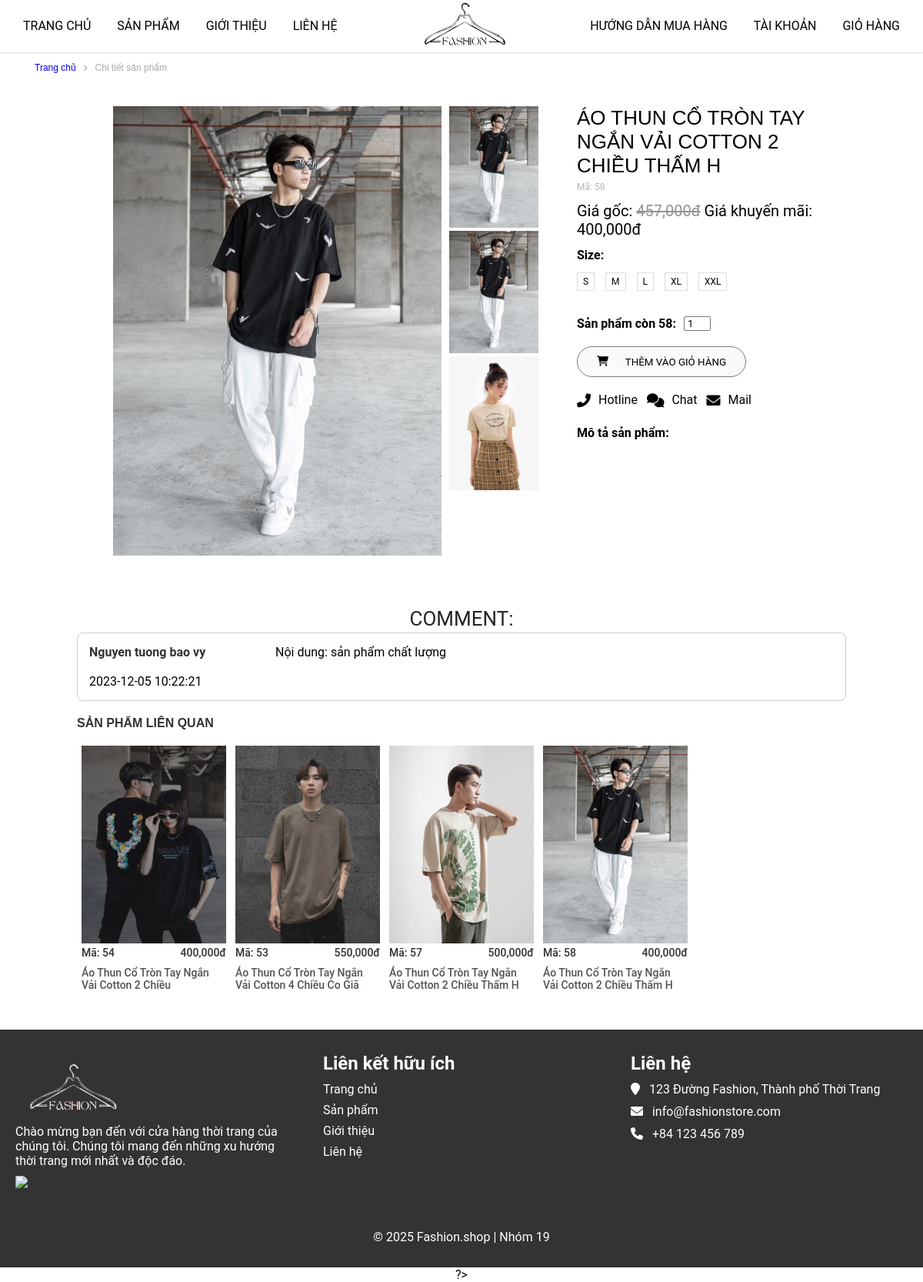
The page /?mod=product&act=ctsanpham&id=58 on the database as committed earlier.
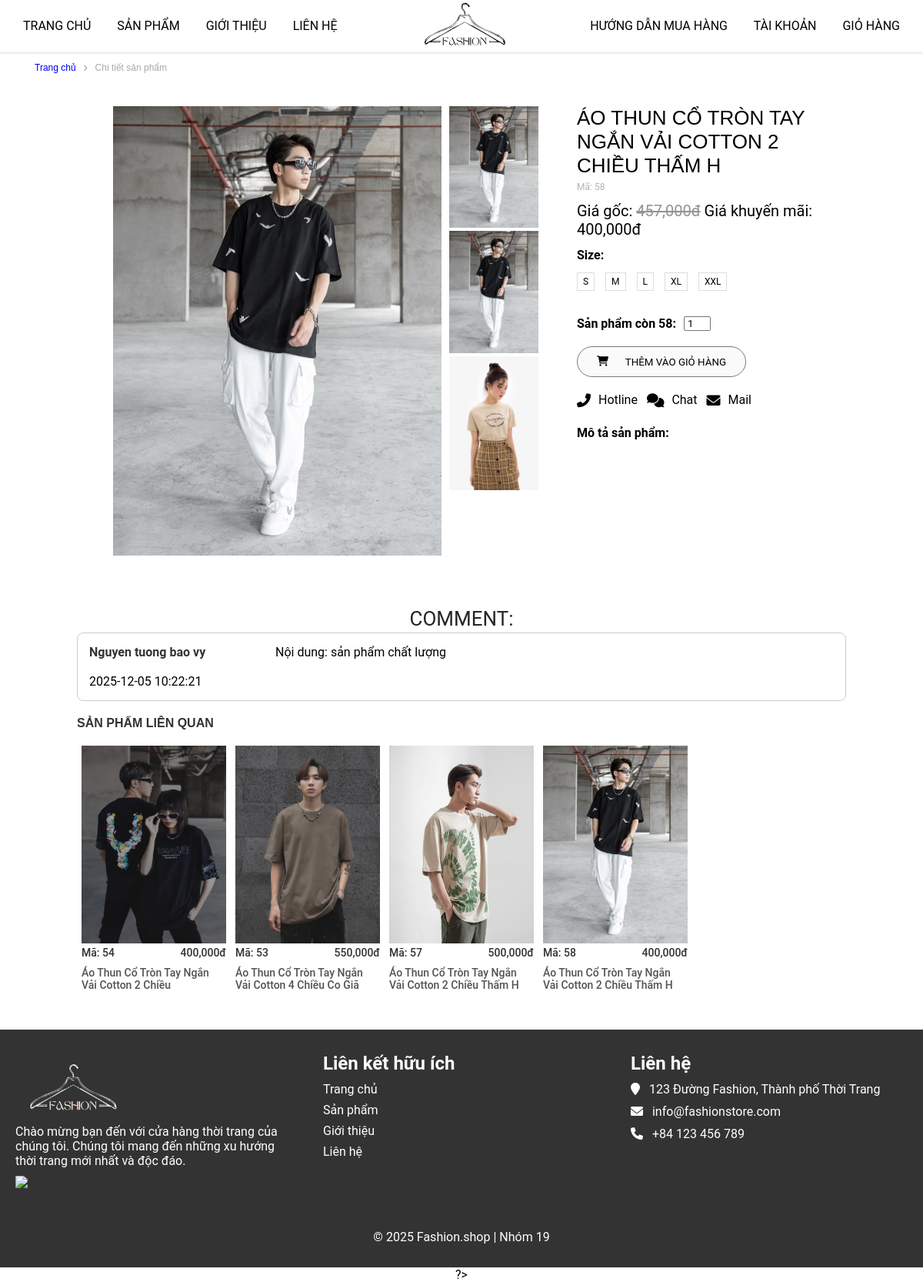
The same page on the database as committed later.
### tables this page shows
CREATE TABLE `binhluan` (
  `mabl` int(11) NOT NULL,
  `makh` int(11) NOT NULL,
  `masp` int(11) NOT NULL,
  `noidung` varchar(500) NOT NULL,
  `ngaygui` datetime NOT NULL DEFAULT current_timestamp()
);

CREATE TABLE `taikhoan` (
  `makh` int(11) NOT NULL,
  `hoten` varchar(50) NOT NULL,
  `matkhau` varchar(50) NOT NULL,
  `email` varchar(50) NOT NULL,
  `diachi` text NOT NULL,
  `anh` varchar(500) NOT NULL,
  `quyen` varchar(50) NOT NULL DEFAULT 'user',
  `ngaysinh` date NOT NULL,
  `sdt` varchar(20) NOT NULL,
  `hoatdong` tinyint(1) NOT NULL,
  `mabl` int(11) NOT NULL
);

### model/products.php (called while the page is built, shortened)
<?php
    function get_product($id){
        $sql = "SELECT s.*, d.tendm FROM sanpham s INNER JOIN danhmuc d ON s.madm = d.madm WHERE s.masp=".$id;
        $conn = pdo_get_connection();
        $stmt = $conn->prepare($sql);
        $stmt->execute();
        return $stmt->fetch();
    }
?>

### model/connect.php (called while the page is built, shortened)
<?php
function pdo_get_connection(){
    $dburl = "mysql:host=localhost; dbname=shoptu;charset=utf8";
    $username = 'root';
    $password = '';
    $conn = new PDO($dburl, $username, $password);
    $conn->setAttribute(PDO::ATTR_ERRMODE, PDO::ERRMODE_EXCEPTION);
    return $conn;
}
function pdo_query($sql){
    $sql_args = array_slice(func_get_args(), 1);
    try{
        $conn = pdo_get_connection();
        $stmt = $conn->prepare($sql);
        $stmt->execute($sql_args);
        $rows = $stmt->fetchAll();
        return $rows;
    }
    catch(PDOException $e){
        throw $e;
    }
    finally{
        unset($conn);
    }
}

### model/binhluan.php (called while the page is built, shortened)
<?php
    include_once 'model/connect.php';
    function comment_Sanpham($masp){
        return pdo_query("SELECT * FROM binhluan bl INNER JOIN taikhoan tk ON bl.makh = tk.makh
        WHERE bl.masp=?",$masp);
    }
?>

### view/page_ctsanpham.php (the view, shortened to what the changed rows need)
<main>
    <section class="product-2">
        <div class="container-product">
            <div class="product-content row">
                <div class="product-content-right">
                    <div class="product-content-right-product-name">
                        <h1><?=$ctsanpham['tensp']?></h1>
                    </div>
                </div>
            </div>
        </div>
    </section>
    <section class="product-related">
        <h2>COMMENT:</h2>
        <?php foreach($dsbinhluan as $bl): ?>
        <div class="khungcomment">
            <div class="khungcomment-col-3">
                <strong><?=$bl['hoten']?></strong><br>
                <br><?=$bl['ngaygui']?><br>
            </div>
            <div class="khungcomment-col-9">
                Nội dung: <?=$bl['noidung']?>
            </div>
        </div>
        <?php endforeach; ?>
    </section>
</main>

Rows that differ between the two databases and show on the page:
changed binhluan "sản phẩm chất lượng": ngaygui "2023-12-05 10:22:21" → "2025-12-05 10:22:21"
